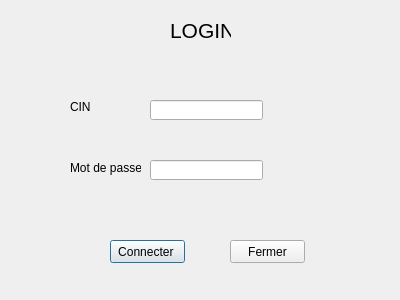
<?xml version="1.0" encoding="UTF-8"?>
<ui version="4.0">
 <class>Espace_Etudiant</class>
 <widget class="QDialog" name="Espace_Etudiant">
  <property name="geometry">
   <rect>
    <x>0</x>
    <y>0</y>
    <width>400</width>
    <height>300</height>
   </rect>
  </property>
  <property name="windowTitle">
   <string>Dialog</string>
  </property>
  <widget class="QLabel" name="label">
   <property name="geometry">
    <rect>
     <x>170</x>
     <y>10</y>
     <width>61</width>
     <height>41</height>
    </rect>
   </property>
   <property name="text">
    <string>&lt;html&gt;&lt;head/&gt;&lt;body&gt;&lt;p&gt;&lt;span style=&quot; font-size:16pt;&quot;&gt;LOGIN &lt;/span&gt;&lt;/p&gt;&lt;/body&gt;&lt;/html&gt;</string>
   </property>
  </widget>
  <widget class="QLabel" name="label_2">
   <property name="geometry">
    <rect>
     <x>70</x>
     <y>100</y>
     <width>47</width>
     <height>13</height>
    </rect>
   </property>
   <property name="text">
    <string>CIN </string>
   </property>
  </widget>
  <widget class="QLabel" name="label_3">
   <property name="geometry">
    <rect>
     <x>70</x>
     <y>160</y>
     <width>71</width>
     <height>16</height>
    </rect>
   </property>
   <property name="text">
    <string>Mot de passe </string>
   </property>
  </widget>
  <widget class="QLineEdit" name="lineEdit">
   <property name="geometry">
    <rect>
     <x>150</x>
     <y>100</y>
     <width>113</width>
     <height>20</height>
    </rect>
   </property>
  </widget>
  <widget class="QLineEdit" name="lineEdit_2">
   <property name="geometry">
    <rect>
     <x>150</x>
     <y>160</y>
     <width>113</width>
     <height>20</height>
    </rect>
   </property>
  </widget>
  <widget class="QPushButton" name="pushButton">
   <property name="geometry">
    <rect>
     <x>110</x>
     <y>240</y>
     <width>75</width>
     <height>23</height>
    </rect>
   </property>
   <property name="text">
    <string>Connecter </string>
   </property>
  </widget>
  <widget class="QPushButton" name="pushButton_2">
   <property name="geometry">
    <rect>
     <x>230</x>
     <y>240</y>
     <width>75</width>
     <height>23</height>
    </rect>
   </property>
   <property name="text">
    <string>Fermer</string>
   </property>
  </widget>
 </widget>
 <resources/>
 <connections>
  <connection>
   <sender>pushButton_2</sender>
   <signal>clicked()</signal>
   <receiver>Espace_Etudiant</receiver>
   <slot>close()</slot>
   <hints>
    <hint type="sourcelabel">
     <x>272</x>
     <y>258</y>
    </hint>
    <hint type="destinationlabel">
     <x>435</x>
     <y>181</y>
    </hint>
   </hints>
  </connection>
 </connections>
</ui>
